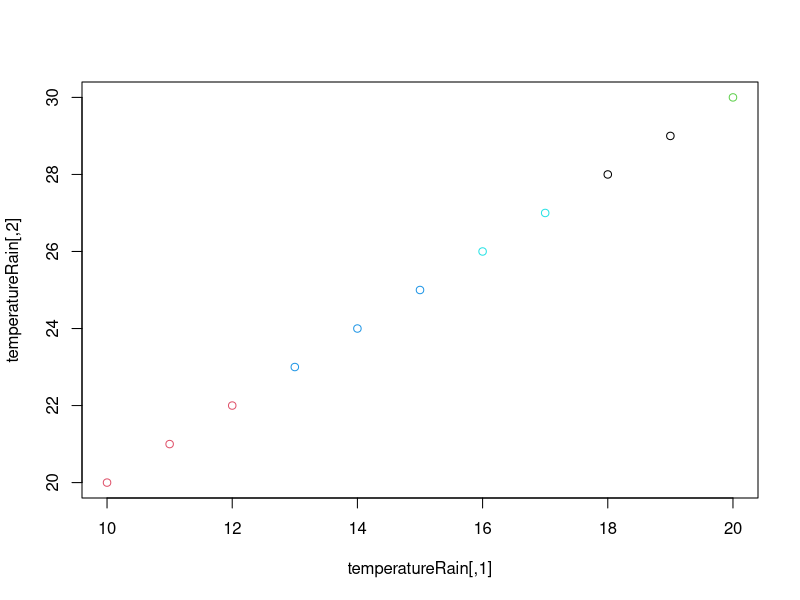

This chart was generated by the following R code:

temperaturas<-c(10:20);  #cambiar por un vector de TODAS las temperaturas
lluvias<-c(20:30);       #cambiar por un vector de TODAS las lluvias

temperatureRain <- matrix(c(temperaturas,lluvias),ncol=2); #Una columna para las temperaturas y otra para las lluvias.
result <- kmeans(temperatureRain,5)

#para dibujar
plot(temperatureRain,col=result$cluster)
  